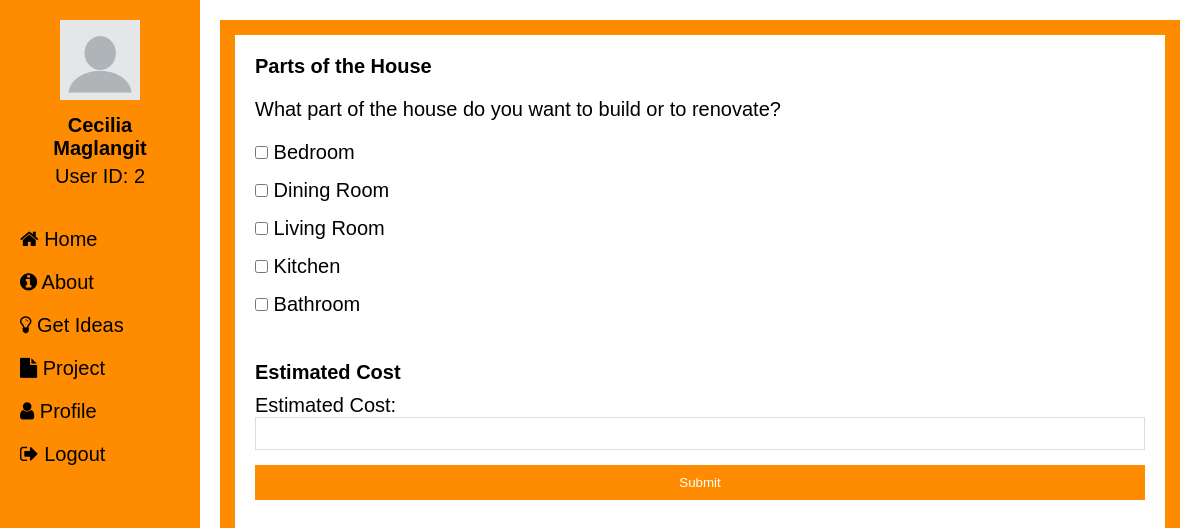
Page /selectmaterials.php (signed in) on the committed database.
### tables this page shows
CREATE TABLE `users` (
  `User_ID` int(11) NOT NULL,
  `First_Name` varchar(255) NOT NULL,
  `Last_Name` varchar(255) NOT NULL,
  `Phone_Number` bigint(11) NOT NULL,
  `Email` varchar(255) NOT NULL,
  `Address` varchar(255) NOT NULL,
  `Date_Of_Birth` date NOT NULL,
  `Username` varchar(255) NOT NULL,
  `Password` varchar(255) NOT NULL,
  `Photo` mediumblob NOT NULL
);

### selectmaterials.php (the view, shortened to what this page needs)
<?php
    include('config.php');
    if (isset($_SESSION['User_ID'])) {
        $user_id = $_SESSION['User_ID'];
        $query = "SELECT * FROM users WHERE User_ID = ?";
        $stmt = $conn->prepare($query);
        $stmt->bind_param("i", $user_id);
        $stmt->execute();
        $result = $stmt->get_result();
        $userDetails = $result->fetch_assoc();
    } else {
        header('Location: login.php');
        exit();
    }
?>
<!DOCTYPE html>
<html lang="en">
<head>
    <link rel="stylesheet" href="https://cdnjs.cloudflare.com/ajax/libs/font-awesome/4.7.0/css/font-awesome.min.css">
</head>
<body>
    <div class="sidebar">
        <div class="profile-section">
            <?php
            if (isset($userDetails['Photo']) && !empty($userDetails['Photo'])) {
                echo '<img src="' . $userDetails['Photo'] . '" alt="Profile Picture">';
            } else {
                echo '<img src="assets/img/default-avatar.png" alt="Default Profile Picture">';
            }
            echo "<h3>" . $userDetails['First_Name'] . ' ' . $userDetails['Last_Name'] . "</h3>";
            echo "<p>User ID: " . $user_id . "</p>";
            ?>
        </div>
        <a href="usercomment.php" class="nav-link">
            <i class="fa fa-home"></i>
            <span>Home</span>
        </a>
        <a href="about/index.html" class="nav-link">
                <i class="fa fa-info-circle"></i>
                <span>About</span>
        </a>
        <a href="#contact" class="nav-link">
                <i class="fa fa-lightbulb-o"></i>
                <span>Get Ideas</span>
        </a>
        <a href="plan.php" class="nav-link">
                </i><i class="fa fa-file"></i>
                <span> Project</span>
        </a>
        <a href="userprofile.php" class="nav-link">
                <i class="fa fa-user"></i>
                <span>Profile</span>
        </a>
        <a href="logout.php" class="nav-link">
                <i class="fa fa-sign-out"></i>
                <span>Logout</span>
        </a>
    </div>
    <div class="main-content">
        <div class="content-box">
            <form id="postForm" enctype="multipart/form-data" method="POST" action="selectingmaterials.php">
                <h2>Parts of the House</h2>
                <p>What part of the house do you want to build or to renovate?</p>
                <div class="checkbox-group">
                    <label>
                        <input type="checkbox" id="checkboxBedroom" name="part[]" value="Bedroom" onclick="toggleTable('Bedroom')">
                        Bedroom
                    </label>
                </div>
                <div class="checkbox-group">
                    <label>
                        <input type="checkbox" id="checkboxDining" name="part[]" value="Dining Room" onclick="toggleTable('Dining')">
                        Dining Room
                    </label>
                </div>
                <div class="checkbox-group">
                    <label>
                        <input type="checkbox" id="checkboxLiving" name="part[]" value="Living Room" onclick="toggleTable('Living')">
                        Living Room
                    </label>
                </div>
                <div class="checkbox-group">
                    <label>
                        <input type="checkbox" id="checkboxKitchen" name="part[]" value="Kitchen" onclick="toggleTable('Kitchen')">
                        Kitchen
                    </label>
                </div>
                <div class="checkbox-group">
                    <label>
                        <input type="checkbox" id="checkboxBathroom" name="part[]" value="Bathroom" onclick="toggleTable('Bathroom')">
                        Bathroom
                    </label>
                </div>
                <div class="estimated-cost">
                    <h3>Estimated Cost</h3>
                    <label for="estimated_cost">Estimated Cost:</label>
                    <input type="text" name="estimated_cost" id="estimated_cost" readonly>
                </div>
                <button type="submit">Submit</button>
            </form>
        </div>
    </div>
</body>
</html>

### selectmaterials.php (style rules this page uses)
* { margin: 0; padding: 0; box-sizing: border-box; font-family: Arial, sans-serif; }
body { display: flex; min-height: 100vh; }
.sidebar { width: 200px; background: #FF8C00; padding: 20px; color: black; overflow-y: auto; }
.profile-section { text-align: center; margin-bottom: 30px; }
.profile-section img { width: 80px; height: 80px; margin-bottom: 10px; }
.profile-section h3 { font-size: 20px; margin-bottom: 5px; }
.profile-section p { font-size: 20px; }
.sidebar a { display: block; color: black; text-decoration: none; padding: 10px 0; font-size: 20px; }
.main-content { flex: 1; padding: 20px; background: white; font-size: 20px; }
.content-box { background: white; padding: 20px; border: 15px solid #FF8C00; height: calc(120vh - 40px); overflow-y: auto; font-size: 20px; }
h2 { color: black; margin-bottom: 20px; font-size: 20px; }
p { margin-bottom: 20px; font-size: 20px; }
.checkbox-group { margin-bottom: 15px; }
.checkbox-group label { display: block; font-size: 20px; }
.estimated-cost { margin-top: 30px; }
.estimated-cost h3 { margin-bottom: 10px; font-size: 20px; }
input[type="text"] { width: 100%; padding: 8px; margin-bottom: 15px; border: 1px solid #ddd; }
button[type="submit"] { width: 100%; padding: 10px; background: #FF8C00; color: white; border: none; cursor: pointer; }

### rows in the picture
users: Photo (placeholder picture), First_Name "Cecilia", Last_Name "Maglangit"

### other values in the picture
$user_id "2"
